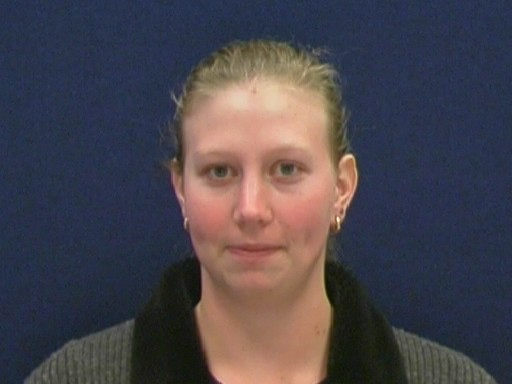
#> input picture Graph_in_ML/SSL/data/10faces/0/01.jpg, 512 x 384 px, found by its file name; its folder holds only this picture in this run
$ python load_images.py
#> lines starting #> are read from the running program, lines starting #| are printed output that depends on the picture
import matplotlib.pyplot as plt
from imageio import imread
import numpy as np
import cv2
import os
import math
from helper import mask_labels


FRAME_SIZE = 96
NB_IMGS_AUGMENTED = 50


def default_preprocess_image(image):
    """
    Parameters
    ----------
    image : array
        (214, 214) array representing a grayscale image

    Returns
    -------
        (96, 96) preprocessed image
    """
    output_frame_size = 96   # do not change the output frame size!
    image = cv2.equalizeHist(image)
    image = cv2.GaussianBlur(image, (5, 5), 0)
    im = cv2.resize(image, (output_frame_size, output_frame_size)).astype(float)
    im -= im.mean()
    im /= im.max()
    image = im
    return image


# [82 lines left out: functions plot_image_data, plot_image_data_augmented, load_image_data, not called in this run]


def load_image_data_augmented(preprocess_fn=default_preprocess_image):
    # Parameters
    cc = cv2.CascadeClassifier(os.path.join('data', 'haarcascade_frontalface_default.xml'))
    # Loading images
    images = np.zeros((10 * NB_IMGS_AUGMENTED, FRAME_SIZE ** 2))
    labels = np.zeros(10 * NB_IMGS_AUGMENTED, dtype=np.uint32)

    for i in np.arange(10):
        imgdir = "data/extended_dataset/%d" % i
        imgfns = os.listdir(imgdir)
        for j, imgfn in enumerate(np.random.choice(imgfns, size=NB_IMGS_AUGMENTED)):
            im = imread("{}/{}".format(imgdir, imgfn))
#> im is the input picture: shape (384, 512, 3); mean R, G, B 73.5, 68.9, 77.2
            box = cc.detectMultiScale(im)
#> box = [[147, 85, 214, 214]]
            top_face = {"area": 0, "box": (0, 0, *im.shape[:2])}
#> top_face = {'area': 0, 'box': (0, 0, 384, 512)}

            for cfx, cfy, clx, cly in box:
                face_area = clx * cly
                if face_area > top_face["area"]:
                    top_face["area"] = face_area
                    top_face["box"] = [cfx, cfy, clx, cly]
#> this loop made 1 pass
#> (cfx, cfy, clx, cly, face_area) on pass 1: (147, 85, 214, 214, 45796)
#> after the loop, top_face = {'area': 45796, 'box': [147, 85, 214, 214]}

            fx, fy, lx, ly = top_face["box"]
#> fx = 147; fy = 85; lx = 214; ly = 214
            gray_im = cv2.cvtColor(im, cv2.COLOR_BGR2GRAY)
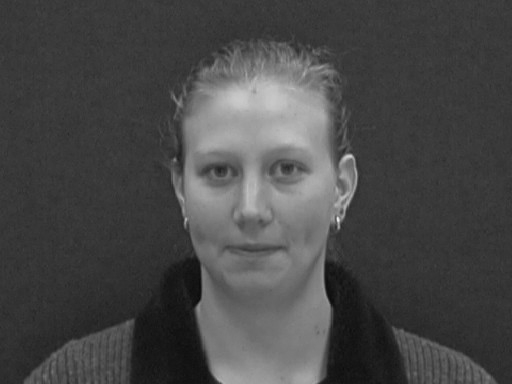
#> gray_im: shape (384, 512); min 9, max 233, mean 71.9
            gray_face = gray_im[fy:fy + ly, fx:fx + lx]
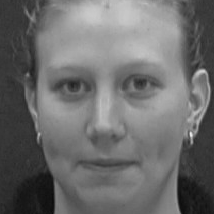
#> gray_face: shape (214, 214); min 9, max 233, mean 108.1

            """
            Apply preprocessing to balance the image (color/lightning), such as filtering
            (cv.boxFilter, cv.GaussianBlur, cv.bilinearFilter) and
            equalization (cv.equalizeHist).
            """
            gray_face = preprocess_fn(gray_face)
#> in default_preprocess_image, `image = cv2.equalizeHist(image)`:
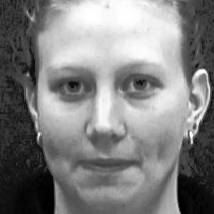
#> image: shape (214, 214); min 0, max 255, mean 128.5
#> in default_preprocess_image, `im = cv2.resize(image, (output_frame_size, output_frame_size)).astype(..`:
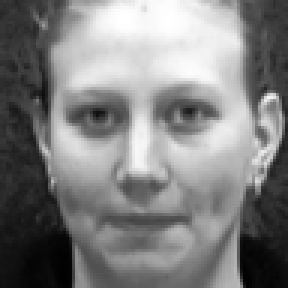
#> im: shape (96, 96) float64 (shown 3 times larger); min 0, max 255, mean 128.4

            # resize the face and reshape it to a row vector, record labels
            images[j * 10 + i] = gray_face.reshape((-1))
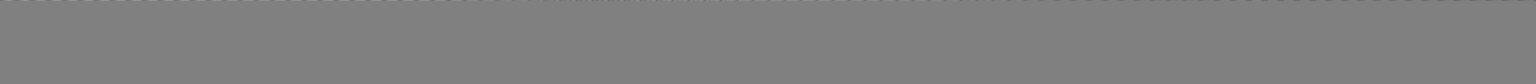
#> images: shape (500, 9216) float64 (shown at 1/6 size); min -1.01, max 1, mean 1.48e-19; drawn with min black and max white
            labels[j * 10 + i] = i + 1
#> pass 2 of the loop in load_image_data_augmented, `for i in np.arange(10):`:
#> imgdir = 'data/extended_dataset/1'
#> imgfns = ['01.jpg']
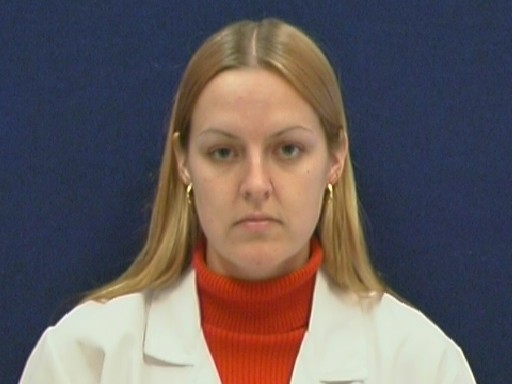
#> input picture Graph_in_ML/SSL/data/10faces/1/01.jpg, 512 x 384 px, found by its file name
#> in load_image_data_augmented, im is the input picture: shape (384, 512, 3); mean R, G, B 101, 92, 93.4
#> box = [[162, 76, 190, 190]]
#> the loop in load_image_data_augmented, `for cfx, cfy, clx, cly in box:` made 1 pass
#> (cfx, cfy, clx, cly, face_area) on pass 1: (162, 76, 190, 190, 36100)
#> after the loop in load_image_data_augmented, `for cfx, cfy, clx, cly in box:`: top_face = {'area': 36100, 'box': [162, 76, 190, 190]}
#> fx = 162; fy = 76; lx = 190
#> in load_image_data_augmented, `gray_face = preprocess_fn(gray_face)`:
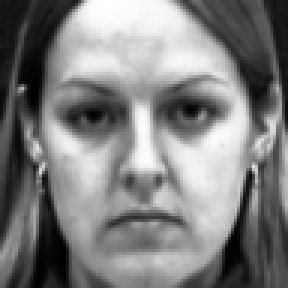
#> gray_face: shape (96, 96) float64 (shown 3 times larger); min -1.01, max 1, mean 5.55e-17; drawn with min black and max white
#> in load_image_data_augmented, `images[j * 10 + i] = gray_face.reshape((-1))`:
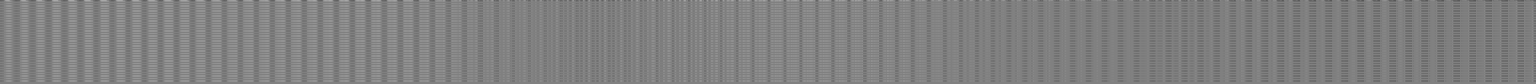
#> images: shape (500, 9216) float64 (shown at 1/6 size); min -1.01, max 1, mean 7.5e-18; drawn with min black and max white

    """
    select 4 random labels per person and reveal them
    masked_labels: (n x 1) masked label vector, where entries Y_i take a values in [1, ..., num_classes] if the node is
              labeled, or 0 if the node is unlabeled (masked)
    """
    masked_labels = mask_labels(labels, 4, per_class=True)

    return images, labels, masked_labels


if __name__=='__main__':
#> (the run stopped early here; a loop or call above may not have finished)
